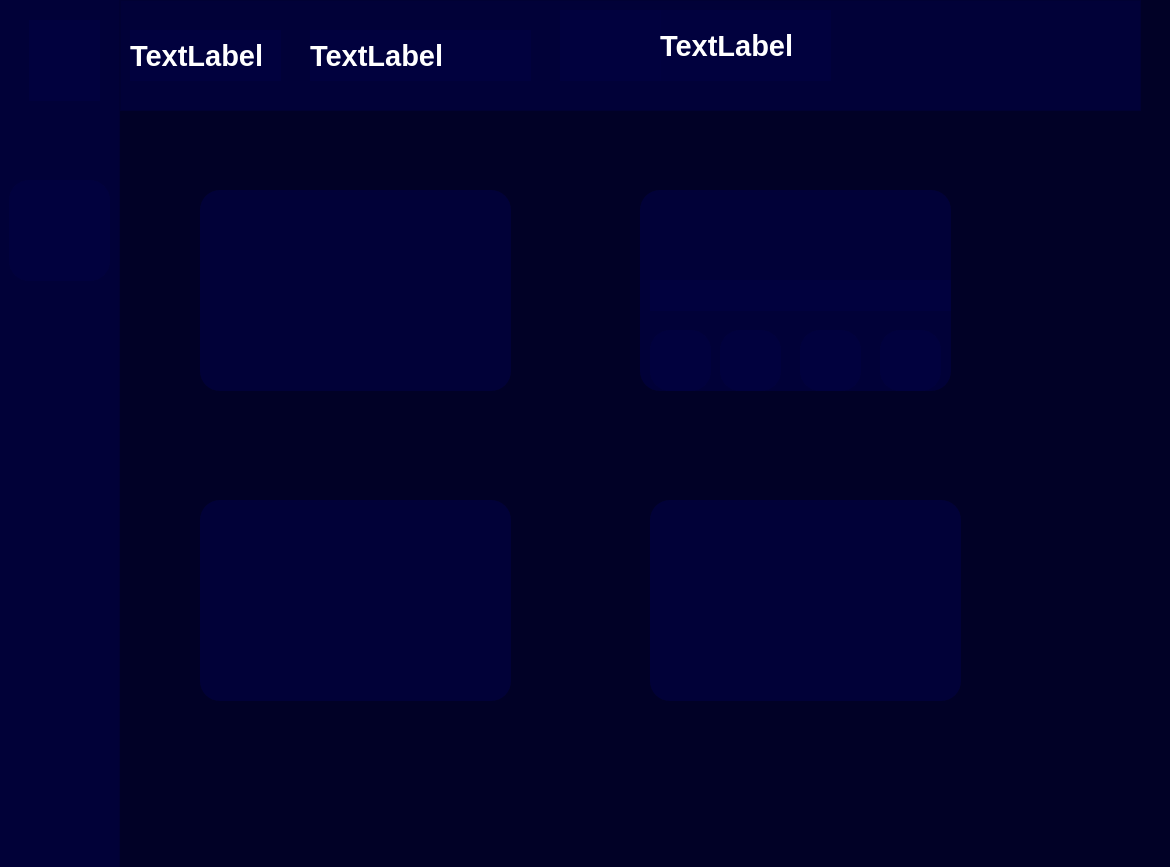
<?xml version="1.0" encoding="UTF-8"?>
<ui version="4.0">
 <class>Form</class>
 <widget class="QWidget" name="Form">
  <property name="geometry">
   <rect>
    <x>0</x>
    <y>0</y>
    <width>1170</width>
    <height>867</height>
   </rect>
  </property>
  <property name="windowTitle">
   <string>Form</string>
  </property>
  <property name="styleSheet">
   <string notr="true">background-color:#010126;
</string>
  </property>
  <widget class="QFrame" name="frame">
   <property name="geometry">
    <rect>
     <x>-11</x>
     <y>-10</y>
     <width>131</width>
     <height>891</height>
    </rect>
   </property>
   <property name="styleSheet">
    <string notr="true">background-color: rgba(1, 1, 64,0.7);</string>
   </property>
   <property name="frameShape">
    <enum>QFrame::StyledPanel</enum>
   </property>
   <property name="frameShadow">
    <enum>QFrame::Raised</enum>
   </property>
   <widget class="QPushButton" name="pushButton">
    <property name="geometry">
     <rect>
      <x>40</x>
      <y>30</y>
      <width>71</width>
      <height>81</height>
     </rect>
    </property>
    <property name="styleSheet">
     <string notr="true">border:none;
color:white;
position: absolute;
background-color: rgba(1, 1, 64,0.7);


</string>
    </property>
    <property name="text">
     <string/>
    </property>
    <property name="icon">
     <iconset>
      <normaloff>pictures/House-31.png</normaloff>pictures/House-31.png</iconset>
    </property>
    <property name="iconSize">
     <size>
      <width>60</width>
      <height>60</height>
     </size>
    </property>
   </widget>
   <widget class="QPushButton" name="camera">
    <property name="geometry">
     <rect>
      <x>20</x>
      <y>190</y>
      <width>101</width>
      <height>101</height>
     </rect>
    </property>
    <property name="styleSheet">
     <string notr="true">background-color: rgba(1, 1, 64,0.7);
border-radius:20px;</string>
    </property>
    <property name="text">
     <string/>
    </property>
    <property name="icon">
     <iconset>
      <normaloff>pictures/5904483.png</normaloff>pictures/5904483.png</iconset>
    </property>
    <property name="iconSize">
     <size>
      <width>90</width>
      <height>90</height>
     </size>
    </property>
   </widget>
  </widget>
  <widget class="QFrame" name="frame_2">
   <property name="geometry">
    <rect>
     <x>120</x>
     <y>0</y>
     <width>1021</width>
     <height>111</height>
    </rect>
   </property>
   <property name="styleSheet">
    <string notr="true">background-color: rgba(1, 1, 64,0.7);</string>
   </property>
   <property name="frameShape">
    <enum>QFrame::StyledPanel</enum>
   </property>
   <property name="frameShadow">
    <enum>QFrame::Raised</enum>
   </property>
   <widget class="QLabel" name="label">
    <property name="geometry">
     <rect>
      <x>10</x>
      <y>30</y>
      <width>151</width>
      <height>51</height>
     </rect>
    </property>
    <property name="font">
     <font>
      <family>Arial</family>
      <pointsize>22</pointsize>
      <weight>75</weight>
      <bold>true</bold>
     </font>
    </property>
    <property name="styleSheet">
     <string notr="true">color:white;</string>
    </property>
    <property name="text">
     <string>TextLabel</string>
    </property>
   </widget>
   <widget class="QPushButton" name="pushButton_2">
    <property name="geometry">
     <rect>
      <x>440</x>
      <y>10</y>
      <width>101</width>
      <height>71</height>
     </rect>
    </property>
    <property name="styleSheet">
     <string notr="true">background-color: rgba(1, 1, 64,0.7);border:none;</string>
    </property>
    <property name="text">
     <string/>
    </property>
    <property name="icon">
     <iconset>
      <normaloff>pictures/pngtree-cloudy-weather-forecast-cloud-overcast-png-image_5246453.png</normaloff>pictures/pngtree-cloudy-weather-forecast-cloud-overcast-png-image_5246453.png</iconset>
    </property>
    <property name="iconSize">
     <size>
      <width>100</width>
      <height>100</height>
     </size>
    </property>
   </widget>
   <widget class="QLabel" name="label_2">
    <property name="geometry">
     <rect>
      <x>540</x>
      <y>10</y>
      <width>171</width>
      <height>71</height>
     </rect>
    </property>
    <property name="font">
     <font>
      <family>Arial</family>
      <pointsize>22</pointsize>
      <weight>75</weight>
      <bold>true</bold>
     </font>
    </property>
    <property name="styleSheet">
     <string notr="true">color:white;</string>
    </property>
    <property name="text">
     <string>TextLabel</string>
    </property>
   </widget>
   <widget class="QLabel" name="label_3">
    <property name="geometry">
     <rect>
      <x>190</x>
      <y>30</y>
      <width>221</width>
      <height>51</height>
     </rect>
    </property>
    <property name="font">
     <font>
      <family>Arial</family>
      <pointsize>22</pointsize>
      <weight>75</weight>
      <bold>true</bold>
     </font>
    </property>
    <property name="styleSheet">
     <string notr="true">color:white;</string>
    </property>
    <property name="text">
     <string>TextLabel</string>
    </property>
   </widget>
  </widget>
  <widget class="QPushButton" name="buttonmap">
   <property name="geometry">
    <rect>
     <x>200</x>
     <y>190</y>
     <width>311</width>
     <height>201</height>
    </rect>
   </property>
   <property name="contextMenuPolicy">
    <enum>Qt::NoContextMenu</enum>
   </property>
   <property name="styleSheet">
    <string notr="true">background-color: rgba(1, 1, 64,0.7);
border-radius:20px;


</string>
   </property>
   <property name="text">
    <string/>
   </property>
   <property name="icon">
    <iconset>
     <normaloff>pictures/Earth_Western_Hemisphere_transparent_background.png</normaloff>pictures/Earth_Western_Hemisphere_transparent_background.png</iconset>
   </property>
   <property name="iconSize">
    <size>
     <width>200</width>
     <height>200</height>
    </size>
   </property>
  </widget>
  <widget class="QFrame" name="frame_3">
   <property name="geometry">
    <rect>
     <x>640</x>
     <y>190</y>
     <width>311</width>
     <height>201</height>
    </rect>
   </property>
   <property name="styleSheet">
    <string notr="true">background-color: rgba(1, 1, 64,0.7);
border-radius:20px;


</string>
   </property>
   <property name="frameShape">
    <enum>QFrame::StyledPanel</enum>
   </property>
   <property name="frameShadow">
    <enum>QFrame::Raised</enum>
   </property>
   <widget class="QPushButton" name="pushButton_3">
    <property name="geometry">
     <rect>
      <x>160</x>
      <y>140</y>
      <width>61</width>
      <height>61</height>
     </rect>
    </property>
    <property name="styleSheet">
     <string notr="true">background-color: rgba(1, 1, 64,0.7);
border-radius:20px;


</string>
    </property>
    <property name="text">
     <string/>
    </property>
    <property name="icon">
     <iconset>
      <normaloff>pictures/play-button.png</normaloff>pictures/play-button.png</iconset>
    </property>
    <property name="iconSize">
     <size>
      <width>50</width>
      <height>50</height>
     </size>
    </property>
   </widget>
   <widget class="QPushButton" name="stop">
    <property name="geometry">
     <rect>
      <x>80</x>
      <y>140</y>
      <width>61</width>
      <height>61</height>
     </rect>
    </property>
    <property name="styleSheet">
     <string notr="true">background-color: rgba(1, 1, 64,0.7);
border-radius:20px;


</string>
    </property>
    <property name="text">
     <string/>
    </property>
    <property name="icon">
     <iconset>
      <normaloff>pictures/pause.png</normaloff>pictures/pause.png</iconset>
    </property>
    <property name="iconSize">
     <size>
      <width>50</width>
      <height>50</height>
     </size>
    </property>
   </widget>
   <widget class="QPushButton" name="previous">
    <property name="geometry">
     <rect>
      <x>10</x>
      <y>140</y>
      <width>61</width>
      <height>61</height>
     </rect>
    </property>
    <property name="styleSheet">
     <string notr="true">background-color: rgba(1, 1, 64,0.7);
border-radius:20px;


</string>
    </property>
    <property name="text">
     <string/>
    </property>
    <property name="icon">
     <iconset>
      <normaloff>pictures/rewind-button.png</normaloff>pictures/rewind-button.png</iconset>
    </property>
    <property name="iconSize">
     <size>
      <width>50</width>
      <height>50</height>
     </size>
    </property>
   </widget>
   <widget class="QPushButton" name="next">
    <property name="geometry">
     <rect>
      <x>240</x>
      <y>140</y>
      <width>61</width>
      <height>61</height>
     </rect>
    </property>
    <property name="styleSheet">
     <string notr="true">background-color: rgba(1, 1, 64,0.7);
border-radius:20px;


</string>
    </property>
    <property name="text">
     <string/>
    </property>
    <property name="icon">
     <iconset>
      <normaloff>pictures/forward-button.png</normaloff>pictures/forward-button.png</iconset>
    </property>
    <property name="iconSize">
     <size>
      <width>50</width>
      <height>50</height>
     </size>
    </property>
   </widget>
   <widget class="QLabel" name="song">
    <property name="geometry">
     <rect>
      <x>10</x>
      <y>90</y>
      <width>301</width>
      <height>31</height>
     </rect>
    </property>
    <property name="font">
     <font>
      <family>Arial</family>
      <pointsize>14</pointsize>
      <weight>75</weight>
      <bold>true</bold>
     </font>
    </property>
    <property name="styleSheet">
     <string notr="true">color:white;
background-color: rgba(1, 1, 64,0.7);</string>
    </property>
    <property name="text">
     <string/>
    </property>
   </widget>
  </widget>
  <widget class="QPushButton" name="youtube">
   <property name="geometry">
    <rect>
     <x>200</x>
     <y>500</y>
     <width>311</width>
     <height>201</height>
    </rect>
   </property>
   <property name="contextMenuPolicy">
    <enum>Qt::NoContextMenu</enum>
   </property>
   <property name="styleSheet">
    <string notr="true">background-color: rgba(1, 1, 64,0.7);
border-radius:20px;


</string>
   </property>
   <property name="text">
    <string/>
   </property>
   <property name="icon">
    <iconset>
     <normaloff>pictures/Youtube_logo.png</normaloff>pictures/Youtube_logo.png</iconset>
   </property>
   <property name="iconSize">
    <size>
     <width>200</width>
     <height>200</height>
    </size>
   </property>
  </widget>
  <widget class="QPushButton" name="instagram">
   <property name="geometry">
    <rect>
     <x>650</x>
     <y>500</y>
     <width>311</width>
     <height>201</height>
    </rect>
   </property>
   <property name="contextMenuPolicy">
    <enum>Qt::NoContextMenu</enum>
   </property>
   <property name="styleSheet">
    <string notr="true">background-color: rgba(1, 1, 64,0.7);
border-radius:20px;


</string>
   </property>
   <property name="text">
    <string/>
   </property>
   <property name="icon">
    <iconset>
     <normaloff>pictures/Instagram_icon.png</normaloff>pictures/Instagram_icon.png</iconset>
   </property>
   <property name="iconSize">
    <size>
     <width>150</width>
     <height>200</height>
    </size>
   </property>
  </widget>
 </widget>
 <resources/>
 <connections/>
</ui>
